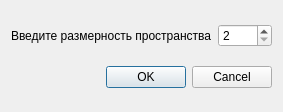
<?xml version="1.0" encoding="UTF-8"?>
<ui version="4.0">
 <class>StartSettingsWindow</class>
 <widget class="QDialog" name="StartSettingsWindow">
  <property name="geometry">
   <rect>
    <x>0</x>
    <y>0</y>
    <width>252</width>
    <height>112</height>
   </rect>
  </property>
  <property name="windowTitle">
   <string>Dialog</string>
  </property>
  <layout class="QVBoxLayout" name="verticalLayout">
   <item>
    <layout class="QHBoxLayout" name="horizontalLayout">
     <item>
      <widget class="QLabel" name="label">
       <property name="text">
        <string>Введите размерность пространства</string>
       </property>
      </widget>
     </item>
     <item>
      <widget class="QSpinBox" name="spaceDimentionSpinBox">
       <property name="minimum">
        <number>2</number>
       </property>
       <property name="maximum">
        <number>1000</number>
       </property>
       <property name="value">
        <number>2</number>
       </property>
      </widget>
     </item>
    </layout>
   </item>
   <item>
    <widget class="QDialogButtonBox" name="buttonBox">
     <property name="orientation">
      <enum>Qt::Horizontal</enum>
     </property>
     <property name="standardButtons">
      <set>QDialogButtonBox::Cancel|QDialogButtonBox::Ok</set>
     </property>
    </widget>
   </item>
  </layout>
 </widget>
 <resources/>
 <connections>
  <connection>
   <sender>buttonBox</sender>
   <signal>accepted()</signal>
   <receiver>StartSettingsWindow</receiver>
   <slot>accept()</slot>
   <hints>
    <hint type="sourcelabel">
     <x>248</x>
     <y>254</y>
    </hint>
    <hint type="destinationlabel">
     <x>157</x>
     <y>274</y>
    </hint>
   </hints>
  </connection>
  <connection>
   <sender>buttonBox</sender>
   <signal>rejected()</signal>
   <receiver>StartSettingsWindow</receiver>
   <slot>reject()</slot>
   <hints>
    <hint type="sourcelabel">
     <x>316</x>
     <y>260</y>
    </hint>
    <hint type="destinationlabel">
     <x>286</x>
     <y>274</y>
    </hint>
   </hints>
  </connection>
 </connections>
</ui>
